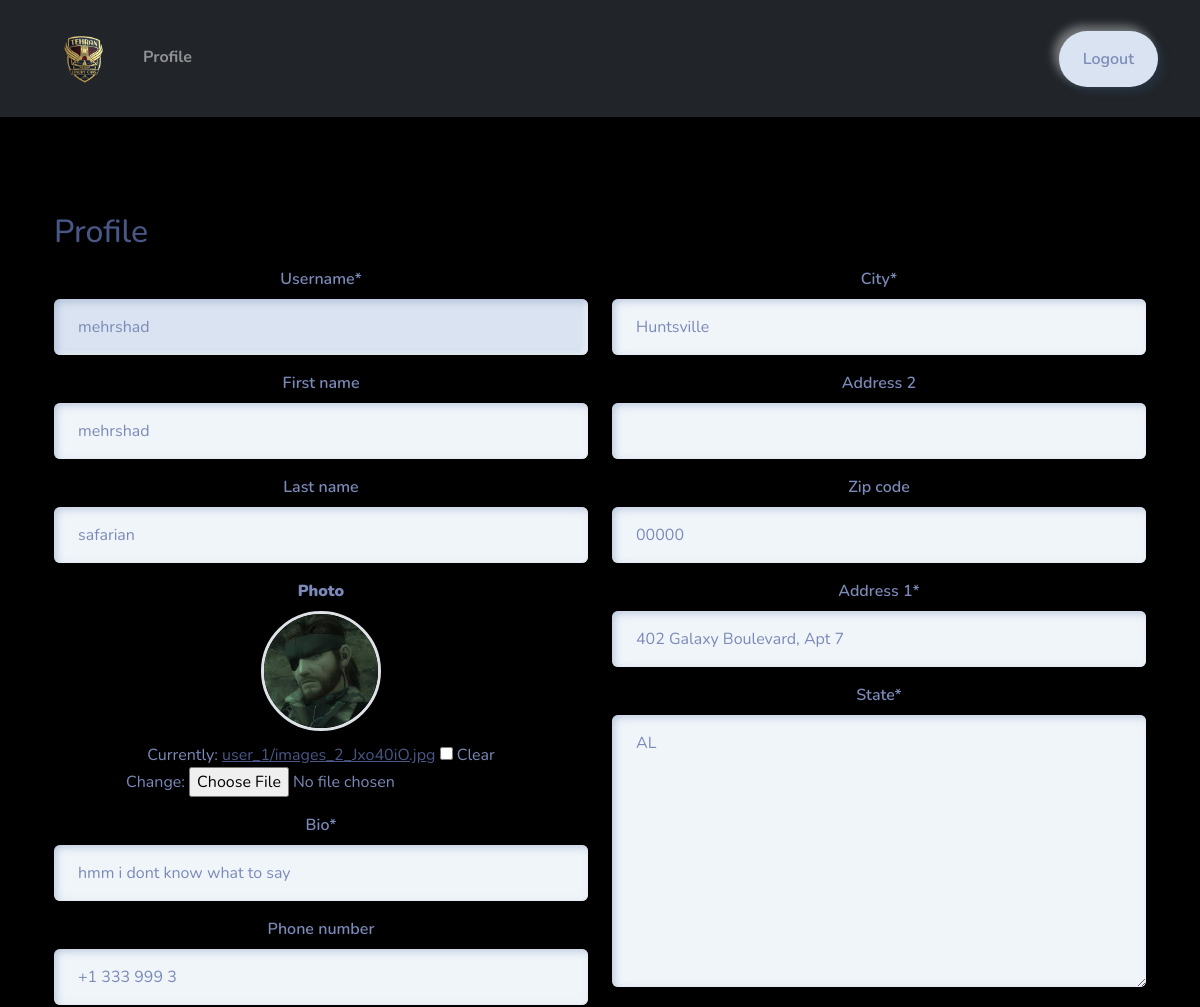
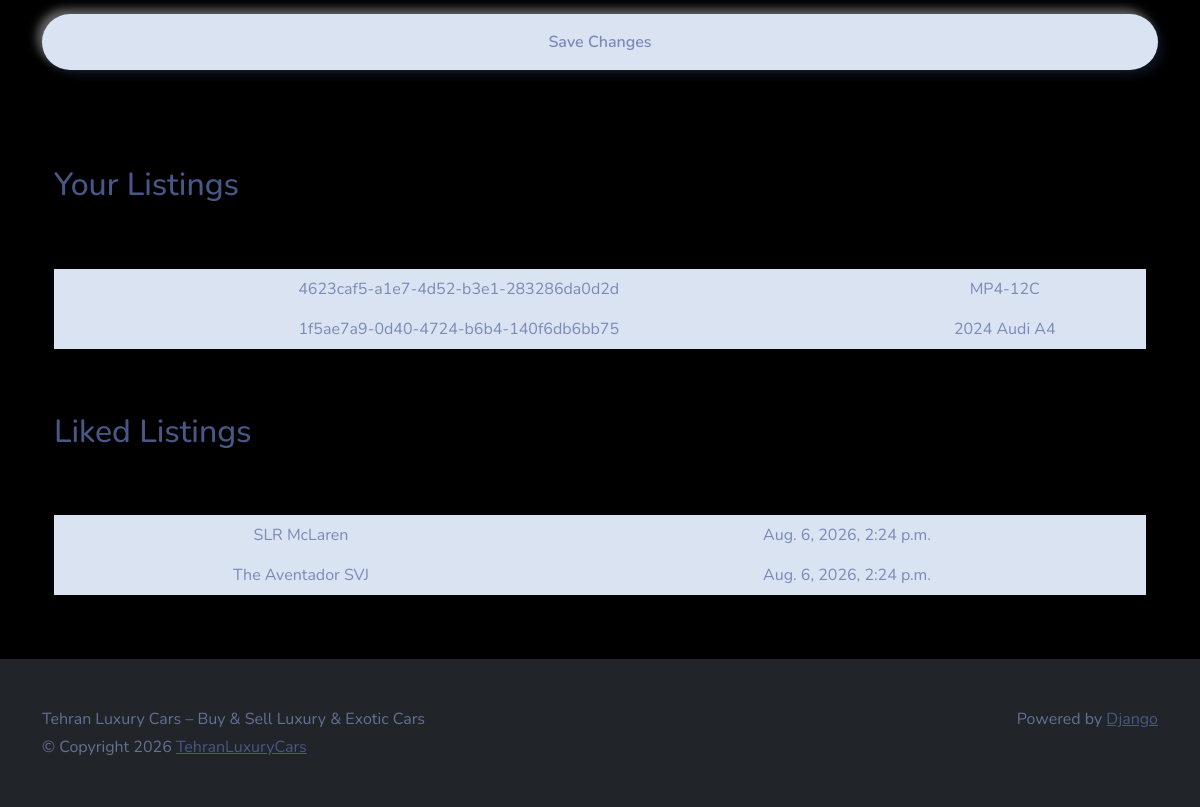
/profile/ (signed in), run on the app's committed database (2 pictures, top to bottom).
### Users/models.py (models this page shows, shortened)
class Profile(models.Model):
    user = models.OneToOneField(User, on_delete=models.CASCADE)
    photo = models.ImageField(upload_to=user_directory_path, null=True)
    bio = models.CharField(max_length=144, blank=True)
    phone_number = models.CharField(max_length=12, blank=True)
    location = models.OneToOneField(Location, on_delete=models.SET_NULL, null=True)

class Location(models.Model):
    Address_1 = models.CharField(max_length=128, blank=True)
    Address_2 = models.CharField(max_length=128, blank=True)
    City = models.CharField(max_length=64)
    State = USStateField(default="ny")
    Zip_Code = USZipCodeField(blank=True)

### main/models.py (models this page shows, shortened)
class Listing(models.Model):
    id = models.UUIDField(primary_key=True, default=uuid.uuid4, unique=True, editable=False)
    created_at = models.DateTimeField(auto_now_add=True)
    updated_at = models.DateTimeField(auto_now=True)
    seller = models.ForeignKey(Profile, on_delete=models.CASCADE)
    brand = models.CharField(max_length=24, choices=CARS_BRANDS, default=None)
    model = models.CharField(max_length=64,)
    vin = models.CharField(max_length=17,)
    milage = models.IntegerField(default=0)
    color = models.CharField(max_length=24,)
    description = models.TextField()
    engine = models.CharField(max_length=24,)
    transmission = models.CharField(max_length=24, choices=TRANSMISSION_OPTIONS, default=None)
    location = models.OneToOneField(Location, on_delete=models.SET_NULL, null=True)
    image = models.ImageField(upload_to=user_listing_path)

class LikedListing(models.Model):
    profile = models.ForeignKey(Profile, on_delete=models.CASCADE)
    listing = models.ForeignKey(Listing, on_delete=models.CASCADE)
    like_date = models.DateTimeField(auto_now_add=True)

### Users/views.py (the view, shortened to what this page needs)
# urls.py: path('profile/', Profileview.as_view() , name='profile'),
@method_decorator(login_required, name='dispatch')
class Profileview(View):
    def get(self, request):
        user_listings = Listing.objects.filter(seller=request.user.profile)
        user_liked_listings = LikedListing.objects.filter(
            profile = request.user.profile).all()
        user_form = UserForm(instance=request.user)
        profile_form = ProfileForm(instance=request.user.profile)
        location_form = LocationForm(instance=request.user.profile.location)
        return render(request, 'views/profile.html', {'user_form': user_form,
                                                      'profile_form': profile_form,
                                                      'location_form': location_form,
                                                      'user_listings': user_listings,
                                                      'user_liked_listings': user_liked_listings,})

### Users/forms.py (shortened to what this page needs)
class UserForm(forms.ModelForm):
    username = forms.CharField(disabled=True)
    class Meta:
        model = User
        fields = ('username', 'first_name', 'last_name')

class ProfileForm(forms.ModelForm):
    photo = forms.ImageField(widget=CustomPictureImageFieldWidget, required=False)
    bio = forms.CharField(widget=forms.TextInput())
    def __init__(self, *args, **kwargs):
        super().__init__(*args, **kwargs)
        self.helper = FormHelper()
        self.helper.form_tag = False
        self.helper.layout = Layout('bio', 'phone_number')
    class Meta:
        model = Profile
        fields = ('photo', 'bio', 'phone_number')

### Users/widgets.py (called while the page is built)
    def render(self, name, value, attrs=None, **kwargs):
        default_html = super().render(name, value, attrs, **kwargs)
        img_html = ''
        if value and hasattr(value, 'url'):
            img_html = (
                f'<div style="display:flex; justify-content:center; margin-bottom:12px;">'
                f'<img src="{value.url}" '
                f'style="width:120px; height:120px; object-fit:cover; '
                f'border-radius:50%; border:3px solid #dee2e6;" />'
                f'</div>'
            )
        return mark_safe(f'{img_html}{default_html}')

### Users/templates/views/profile.html (shortened to what this page needs)
{% extends 'base/base.html' %}
{% load static %}
{% load crispy_forms_tags %}
{% block 'body' %}
<div class="container-fluid text-center py-5">
    <div class="container px-4 py-5" id="hanging-icons">
        <div class="row g-4">
            <div class="col d-flex align-items-start">
                <div>
                    <h2 class="mb-3 border-bottom">Profile</h2>
                </div>
            </div>
        </div>
        <form action="" method="post" enctype="multipart/form-data">
            <div class="row">
                <div class="col-6">
                    {{ user_form|crispy }}
                    <div class="mb-3 text-center">
                        <label class="form-label"><strong>Photo</strong></label><br>
                        {{ profile_form.photo }}
                    </div>
                    {% crispy profile_form %}
                </div>
                <div class="col-6">
                    {{ location_form|crispy }}
                </div>
                <br>
                <button type="submit" class="btn btn-primary">Save Changes</button>
            </div>
        </form>
    </div>
    <div class="container px-4">
        <div class="row g-4 py-5">
            <div class="col d-flex align-items-start">
                <div>
                    <h2 class="mb-3 border-bottom">Your Listings</h2>
                </div>
            </div>
        </div>
        <table class="table table-hover">
            <tbody>
                {% for listing in user_listings %}
                <tr>
                    <td>{{ listing.id }}</td>
                    <td>{{ listing.model }}</td>
                </tr>
                {% endfor %}
            </tbody>
        </table>
    </div>
    <div class="container px-4">
        <div class="row g-4 py-5">
            <div class="col d-flex align-items-start">
                <div>
                    <h2 class="mb-3 border-bottom">Liked Listings</h2>
                </div>
            </div>
        </div>
        <table class="table table-hover">
            <tbody>
                {% for liked_listing in user_liked_listings %}
                <tr>
                    <td>{{ liked_listing.listing.model }}</td>
                    <td>{{ liked_listing.like_date }}</td>
                </tr>
                {% endfor %}
            </tbody>
        </table>
    </div>
</div>
{% endblock %}

### main/static/css/style.css (style rules this page uses)
html, body { height: 100%; margin: 0; padding: 0; overflow-x: hidden; }
body { background-color: #000; margin: 0 !important; padding: 0 !important; }

### data on the page
Profile: bio "hmm i dont know what to say", phone_number "+1 333 999 3"
Location: City "Huntsville", Zip_Code "00000", Address_1 "402 Galaxy Boulevard, Apt 7", State "AL"
Listing: id "4623caf5-a1e7-4d52-b3e1-283286da0d2d", model "MP4-12C"
Listing: id "1f5ae7a9-0d40-4724-b6b4-140f6db6bb75", model "2024 Audi A4"
LikedListing: listing.model "SLR McLaren", like_date "Aug. 6, 2026, 2:24 p.m."
LikedListing: listing.model "The Aventador SVJ", like_date "Aug. 6, 2026, 2:24 p.m."
